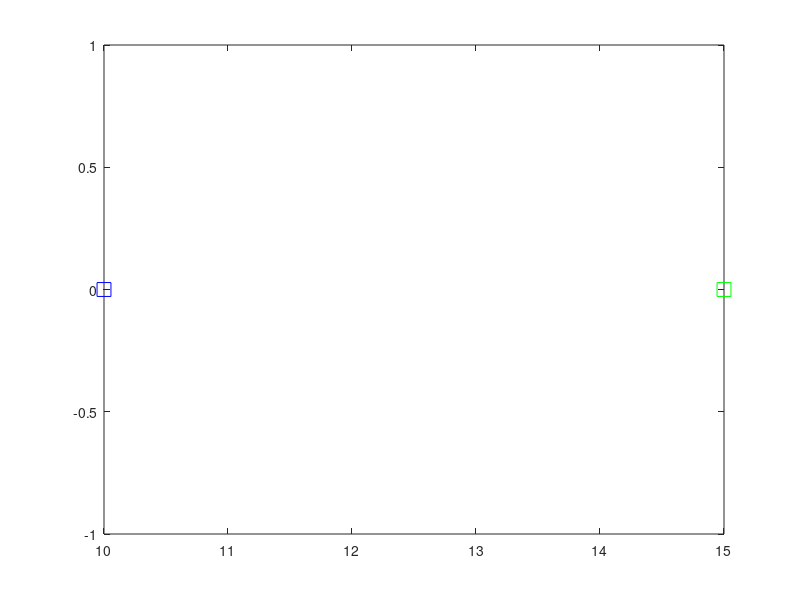

This chart was generated by the following MATLAB code:
% model prameters
global TSPAN_f
global JSPAN_f
global TSPAN_g
global JSPAN_g
global options
global tol

%% hybrid model parameters
% barx2 = 0.5;
tol = 0.1;

% HyEQ simulator parameters
DeltaT = 0.1;
DeltaJ = 1;

options = odeset('RelTol',1e-6,'MaxStep',.1);

TSPAN_f=[0 DeltaT];
JSPAN_f = [0 1];


TSPAN_g=[0 20];
JSPAN_g = [0 1];

%% Motion planning problem data

x0 = [15; 0];
xf = [10; 0];

figure(1);
plot(x0(1), x0(2),'gs', 'MarkerSize', 10,'DisplayName','Initial state');
hold on
plot(xf(1), xf(2),'bs', 'MarkerSize', 10,'DisplayName','Final state');
hold on

%% input library

U_D_fw = 0:1:4;
U_D_bw = 0:1:4;
U_C_fw = 0;
U_C_bw = 0;
